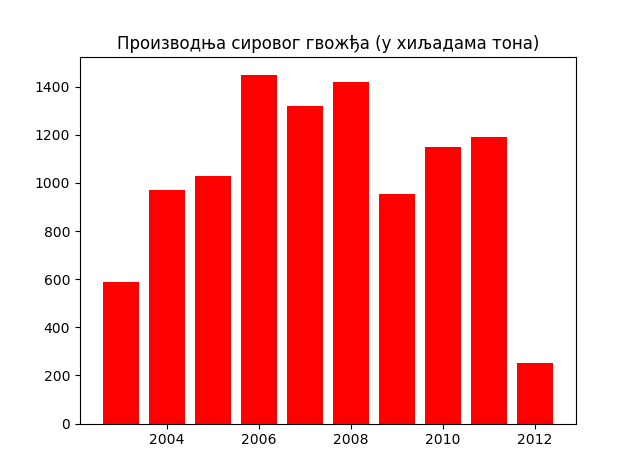

Write the Python code that produced this figure.
import matplotlib.pyplot as plt 
import numpy as np

year = [2003, 2004, 2005, 2006, 2007, 2008, 2009, 2010, 2011, 2012]
kolicina_bakra = [12000, 10000, 28000, 40000, 30000, 32500, 28000, 20900, 27500, 32500]
plt.bar(year, kolicina_bakra, color='blue')
plt.xlabel('Године')
#plt.ylabel('Производња електричног бакра (у тонима)')
plt.legend()
plt.title('Производња електричног бакра (у тонима)')
plt.show()
year = [2003, 2004, 2005, 2006, 2007, 2008, 2009, 2010, 2011, 2012]
kolicina_gvozdja = [590, 970, 1030, 1450, 1320, 1420, 955, 1150, 1190, 250]
plt.bar(year, kolicina_gvozdja, color='red')
plt.title('Производња сировог гвожђа (у хиљадама тона)')
plt.show()
